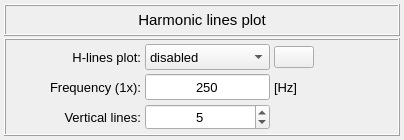
                 <widget class="QFrame" name="frame_harmonic_lines">
                  <property name="maximumSize">
                   <size>
                    <width>16777215</width>
                    <height>160</height>
                   </size>
                  </property>
                  <property name="frameShape">
                   <enum>QFrame::Shape::NoFrame</enum>
                  </property>
                  <property name="frameShadow">
                   <enum>QFrame::Shadow::Plain</enum>
                  </property>
                  <layout class="QGridLayout" name="gridLayout_30">
                   <property name="leftMargin">
                    <number>4</number>
                   </property>
                   <property name="topMargin">
                    <number>4</number>
                   </property>
                   <property name="rightMargin">
                    <number>4</number>
                   </property>
                   <property name="bottomMargin">
                    <number>4</number>
                   </property>
                   <property name="verticalSpacing">
                    <number>2</number>
                   </property>
                   <item row="0" column="0">
                    <widget class="QFrame" name="frame_hlines_title">
                     <property name="minimumSize">
                      <size>
                       <width>0</width>
                       <height>32</height>
                      </size>
                     </property>
                     <property name="maximumSize">
                      <size>
                       <width>16777215</width>
                       <height>32</height>
                      </size>
                     </property>
                     <property name="frameShape">
                      <enum>QFrame::Shape::Box</enum>
                     </property>
                     <property name="frameShadow">
                      <enum>QFrame::Shadow::Raised</enum>
                     </property>
                     <layout class="QVBoxLayout" name="verticalLayout_3">
                      <property name="spacing">
                       <number>0</number>
                      </property>
                      <property name="leftMargin">
                       <number>4</number>
                      </property>
                      <property name="topMargin">
                       <number>4</number>
                      </property>
                      <property name="rightMargin">
                       <number>4</number>
                      </property>
                      <property name="bottomMargin">
                       <number>4</number>
                      </property>
                      <item>
                       <widget class="QLabel" name="label_title_3">
                        <property name="sizePolicy">
                         <sizepolicy hsizetype="Expanding" vsizetype="Expanding">
                          <horstretch>0</horstretch>
                          <verstretch>0</verstretch>
                         </sizepolicy>
                        </property>
                        <property name="font">
                         <font>
                          <pointsize>11</pointsize>
                         </font>
                        </property>
                        <property name="text">
                         <string>Harmonic lines plot</string>
                        </property>
                        <property name="alignment">
                         <set>Qt::AlignmentFlag::AlignCenter</set>
                        </property>
                       </widget>
                      </item>
                     </layout>
                    </widget>
                   </item>
                   <item row="1" column="0">
                    <widget class="QFrame" name="frame_hlines_main">
                     <property name="frameShape">
                      <enum>QFrame::Shape::Box</enum>
                     </property>
                     <property name="frameShadow">
                      <enum>QFrame::Shadow::Raised</enum>
                     </property>
                     <layout class="QGridLayout" name="gridLayout_23">
                      <property name="leftMargin">
                       <number>4</number>
                      </property>
                      <property name="topMargin">
                       <number>4</number>
                      </property>
                      <property name="rightMargin">
                       <number>4</number>
                      </property>
                      <property name="bottomMargin">
                       <number>4</number>
                      </property>
                      <property name="spacing">
                       <number>4</number>
                      </property>
                      <item row="0" column="1">
                       <widget class="QLabel" name="label_14">
                        <property name="font">
                         <font>
                          <pointsize>10</pointsize>
                         </font>
                        </property>
                        <property name="text">
                         <string>H-lines plot:</string>
                        </property>
                        <property name="alignment">
                         <set>Qt::AlignmentFlag::AlignRight|Qt::AlignmentFlag::AlignTrailing|Qt::AlignmentFlag::AlignVCenter</set>
                        </property>
                       </widget>
                      </item>
                      <item row="1" column="0">
                       <spacer name="horizontalSpacer_3">
                        <property name="orientation">
                         <enum>Qt::Orientation::Horizontal</enum>
                        </property>
                        <property name="sizeHint" stdset="0">
                         <size>
                          <width>40</width>
                          <height>20</height>
                         </size>
                        </property>
                       </spacer>
                      </item>
                      <item row="0" column="4">
                       <spacer name="horizontalSpacer_2">
                        <property name="orientation">
                         <enum>Qt::Orientation::Horizontal</enum>
                        </property>
                        <property name="sizeHint" stdset="0">
                         <size>
                          <width>40</width>
                          <height>20</height>
                         </size>
                        </property>
                       </spacer>
                      </item>
                      <item row="1" column="5">
                       <spacer name="horizontalSpacer_4">
                        <property name="orientation">
                         <enum>Qt::Orientation::Horizontal</enum>
                        </property>
                        <property name="sizeHint" stdset="0">
                         <size>
                          <width>40</width>
                          <height>20</height>
                         </size>
                        </property>
                       </spacer>
                      </item>
                      <item row="0" column="2">
                       <widget class="QComboBox" name="comboBox_harmonic_lines_control">
                        <property name="minimumSize">
                         <size>
                          <width>0</width>
                          <height>26</height>
                         </size>
                        </property>
                        <property name="font">
                         <font>
                          <pointsize>10</pointsize>
                         </font>
                        </property>
                        <item>
                         <property name="text">
                          <string>disabled</string>
                         </property>
                        </item>
                        <item>
                         <property name="text">
                          <string>enabled</string>
                         </property>
                        </item>
                       </widget>
                      </item>
                      <item row="1" column="2">
                       <widget class="QLineEdit" name="lineEdit_harmonic_lines_1st_freq">
                        <property name="minimumSize">
                         <size>
                          <width>0</width>
                          <height>26</height>
                         </size>
                        </property>
                        <property name="maximumSize">
                         <size>
                          <width>16777215</width>
                          <height>16777215</height>
                         </size>
                        </property>
                        <property name="font">
                         <font>
                          <pointsize>10</pointsize>
                         </font>
                        </property>
                        <property name="text">
                         <string>250</string>
                        </property>
                        <property name="alignment">
                         <set>Qt::AlignmentFlag::AlignCenter</set>
                        </property>
                       </widget>
                      </item>
                      <item row="0" column="3">
                       <widget class="QPushButton" name="pushButton_display_hfrequencies">
                        <property name="minimumSize">
                         <size>
                          <width>30</width>
                          <height>0</height>
                         </size>
                        </property>
                        <property name="toolTip">
                         <string>&lt;html&gt;&lt;head/&gt;&lt;body&gt;&lt;p&gt;Display harmonic line frequencies&lt;/p&gt;&lt;/body&gt;&lt;/html&gt;</string>
                        </property>
                        <property name="text">
                         <string/>
                        </property>
                        <property name="icon">
                         <iconset resource="../../../../icons/resources.qrc">
                          <normaloff>:/icons/common/visibility.png</normaloff>:/icons/common/visibility.png</iconset>
                        </property>
                        <property name="iconSize">
                         <size>
                          <width>20</width>
                          <height>20</height>
                         </size>
                        </property>
                        <property name="checkable">
                         <bool>false</bool>
                        </property>
                        <property name="checked">
                         <bool>false</bool>
                        </property>
                        <property name="autoDefault">
                         <bool>false</bool>
                        </property>
                       </widget>
                      </item>
                      <item row="2" column="2">
                       <widget class="QSpinBox" name="spinBox_harmonic_lines_number">
                        <property name="minimumSize">
                         <size>
                          <width>0</width>
                          <height>26</height>
                         </size>
                        </property>
                        <property name="maximumSize">
                         <size>
                          <width>16777215</width>
                          <height>16777215</height>
                         </size>
                        </property>
                        <property name="font">
                         <font>
                          <pointsize>10</pointsize>
                         </font>
                        </property>
                        <property name="wrapping">
                         <bool>false</bool>
                        </property>
                        <property name="frame">
                         <bool>true</bool>
                        </property>
                        <property name="alignment">
                         <set>Qt::AlignmentFlag::AlignCenter</set>
                        </property>
                        <property name="minimum">
                         <number>1</number>
                        </property>
                        <property name="value">
                         <number>5</number>
                        </property>
                       </widget>
                      </item>
                      <item row="1" column="1">
                       <widget class="QLabel" name="label_10">
                        <property name="font">
                         <font>
                          <pointsize>10</pointsize>
                         </font>
                        </property>
                        <property name="text">
                         <string>Frequency (1x):</string>
                        </property>
                       </widget>
                      </item>
                      <item row="1" column="3">
                       <widget class="QLabel" name="label_12">
                        <property name="font">
                         <font>
                          <pointsize>10</pointsize>
                         </font>
                        </property>
                        <property name="text">
                         <string>[Hz]</string>
                        </property>
                       </widget>
                      </item>
                      <item row="2" column="1">
                       <widget class="QLabel" name="label_11">
                        <property name="font">
                         <font>
                          <pointsize>10</pointsize>
                         </font>
                        </property>
                        <property name="text">
                         <string>Vertical lines:</string>
                        </property>
                        <property name="alignment">
                         <set>Qt::AlignmentFlag::AlignRight|Qt::AlignmentFlag::AlignTrailing|Qt::AlignmentFlag::AlignVCenter</set>
                        </property>
                       </widget>
                      </item>
                     </layout>
                    </widget>
                   </item>
                  </layout>
                 </widget>
